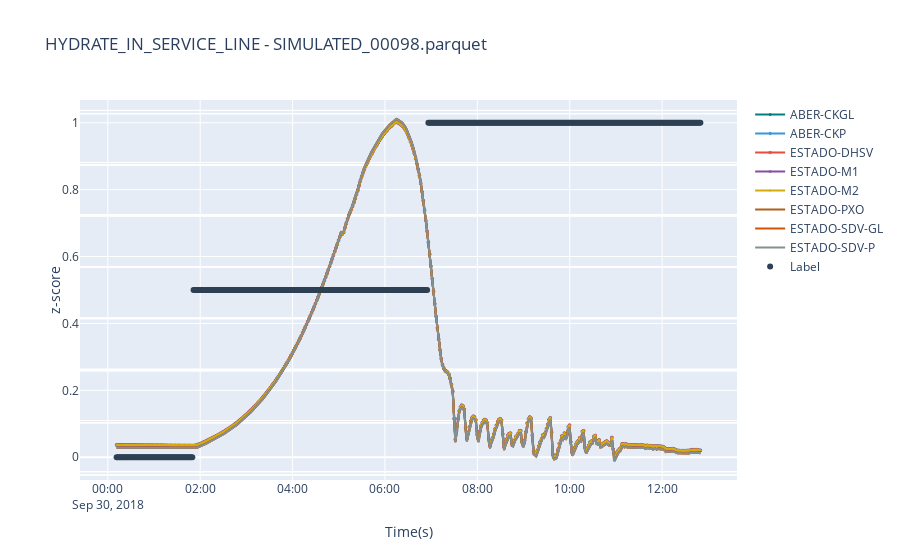

The notebook cell saved with this chart:
### Code cell
import pandas as pd

# Função para corrigir o DataFrame após pivot
def corrigir_pivot(df_instances):
    try:
        # Tentativa de agrupar e pivotar conforme a forma correta
        toi = df_instances.pivot(index="INSTANCE LABEL", columns="SOURCE", values=0)  # Corrigir o pivot aqui
        toi = toi.fillna(0).astype(int).T
        return toi
    except Exception as e:
        print(f"Erro capturado no pivot: {e}")
        return None

# Função principal para carregar e explorar eventos
def explorar_eventos_e_instancias(base_path):
    # 1. Exibir todos os nomes de eventos no dataset
    print("Eventos no Dataset:", EVENT_NAMES)
    
    # 2. Escolher o primeiro evento para explorar suas propriedades
    evento_escolhido = EVENT_NAMES[0]
    explorar_evento(evento_escolhido)

    # 3. Carregar as instâncias de todos os subdiretórios
    instances = carregar_instancias_com_subdiretorios(base_path)
    print(f"Número de instâncias carregadas: {len(instances)}")
    
    # 4. Processar a primeira instância com load_instance e plot_instance
    for label, instance_path in instances:
        instance_data = load_instance((label, instance_path))  # Passar como tupla (label, file_path)
        if instance_data is not None:
            print(f"Instância carregada com sucesso: {instance_path}")
            # Exibir a primeira instância
            plot_instance(class_number=label, instance_index=0, resample_factor=100)  # Ajuste conforme necessário
            break  # Visualizar apenas a primeira instância

    # 5. Gerar a tabela de instâncias (reais, simuladas, desenhadas à mão)
    real_instances, simulated_instances, drawn_instances = get_all_labels_and_files()

    # Supondo que create_table_of_instances devolve df_instances
    df_instances = create_table_of_instances(real_instances, simulated_instances, drawn_instances)

    # Aplicar a correção manual no pivot
    table_of_instances_corrigida = corrigir_pivot(df_instances)

    # Exibir a tabela corrigida
    if table_of_instances_corrigida is not None:
        print("\nTabela de Instâncias Corrigida:")
        print(table_of_instances_corrigida)

        # 6. Filtrar eventos raros (com limite de 5%) usando a tabela corrigida
        eventos_raros = filter_rare_undesirable_events(table_of_instances_corrigida, threshold=0.05)
        print("\nEventos raros:")
        print(eventos_raros)
    else:
        print("Erro ao corrigir a tabela de instâncias.")

# Definir o caminho base onde os arquivos estão armazenados
base_path = '/Users/ariel/Documents/hackthon-petro/dataset/'

# Executar a função principal
explorar_eventos_e_instancias(base_path)

### Figure 1 — Plotly figure (JSON) as saved in the notebook; plotly's stock layout.template omitted (floating-point values rounded to 4 significant figures; data arrays with more than 128 entries replaced by an {"elided": "..."} marker saying what was removed)
{"data": [{"line": {"color": "#008080"}, "marker": {"size": 3, "symbol": "circle"}, "mode": "lines+markers", "name": "ABER-CKGL", "type": "scatter", "x": {"elided": "456 str values"}, "y": {"elided": "456 float values"}, "yaxis": "y"}, {"line": {"color": "#3498DB"}, "marker": {"size": 3, "symbol": "diamond"}, "mode": "lines+markers", "name": "ABER-CKP", "type": "scatter", "x": {"elided": "456 str values"}, "y": {"elided": "456 float values"}, "yaxis": "y2"}, {"line": {"color": "#E74C3C"}, "marker": {"size": 3, "symbol": "x"}, "mode": "lines+markers", "name": "ESTADO-DHSV", "type": "scatter", "x": {"elided": "456 str values"}, "y": {"elided": "456 float values"}, "yaxis": "y3"}, {"line": {"color": "#884EA0"}, "marker": {"size": 3, "symbol": "star"}, "mode": "lines+markers", "name": "ESTADO-M1", "type": "scatter", "x": {"elided": "456 str values"}, "y": {"elided": "456 float values"}, "yaxis": "y4"}, {"line": {"color": "#D4AC0D"}, "marker": {"size": 3, "symbol": "triangle-up"}, "mode": "lines+markers", "name": "ESTADO-M2", "type": "scatter", "x": {"elided": "456 str values"}, "y": {"elided": "456 float values"}, "yaxis": "y5"}, {"line": {"color": "#AF601A"}, "mode": "lines", "name": "ESTADO-PXO", "type": "scatter", "x": {"elided": "456 str values"}, "y": {"elided": "456 float values"}, "yaxis": "y6"}, {"line": {"color": "#D35400"}, "mode": "lines", "name": "ESTADO-SDV-GL", "type": "scatter", "x": {"elided": "456 str values"}, "y": {"elided": "456 float values"}, "yaxis": "y7"}, {"line": {"color": "#839192"}, "mode": "lines", "name": "ESTADO-SDV-P", "type": "scatter", "x": {"elided": "456 str values"}, "y": {"elided": "456 float values"}, "yaxis": "y8"}, {"line": {"color": "#2E4053"}, "mode": "markers", "name": "Label", "type": "scatter", "x": {"elided": "456 str values"}, "y": {"elided": "456 float values"}, "yaxis": "y9"}], "layout": {"font": {"size": 12}, "title": {"text": "HYDRATE_IN_SERVICE_LINE - SIMULATED_00098.parquet"}, "xaxis": {"title": {"text": "Time(s)"}}, "yaxis": {"position": 0, "showticklabels": false, "tickfont": {"color": "#008080"}, "tickformat": ".2f", "title": {"text": "z-score"}}, "yaxis2": {"overlaying": "y", "position": 0.05, "showticklabels": false, "side": "left", "tickfont": {"color": "#3498DB"}, "tickformat": ".2f"}, "yaxis3": {"overlaying": "y", "position": 0.1, "showticklabels": false, "side": "left", "tickfont": {"color": "#E74C3C"}, "tickformat": ".2f"}, "yaxis4": {"overlaying": "y", "position": 0.15, "showticklabels": false, "side": "left", "tickfont": {"color": "#884EA0"}, "tickformat": ".2f"}, "yaxis5": {"overlaying": "y", "position": 0.2, "showticklabels": false, "side": "left", "tickfont": {"color": "#D4AC0D"}, "tickformat": ".2f"}, "yaxis6": {"overlaying": "y", "position": 0.25, "showticklabels": false, "side": "left", "tickfont": {"color": "#AF601A"}, "tickformat": ".2f"}, "yaxis7": {"overlaying": "y", "position": 0.3, "showticklabels": false, "side": "left", "tickfont": {"color": "#D35400"}, "tickformat": ".2f"}, "yaxis8": {"overlaying": "y", "position": 0.35, "showticklabels": false, "side": "left", "tickfont": {"color": "#839192"}, "tickformat": ".2f"}, "yaxis9": {"anchor": "x", "overlaying": "y", "side": "left", "tickfont": {"color": "#2E4053"}}}}
